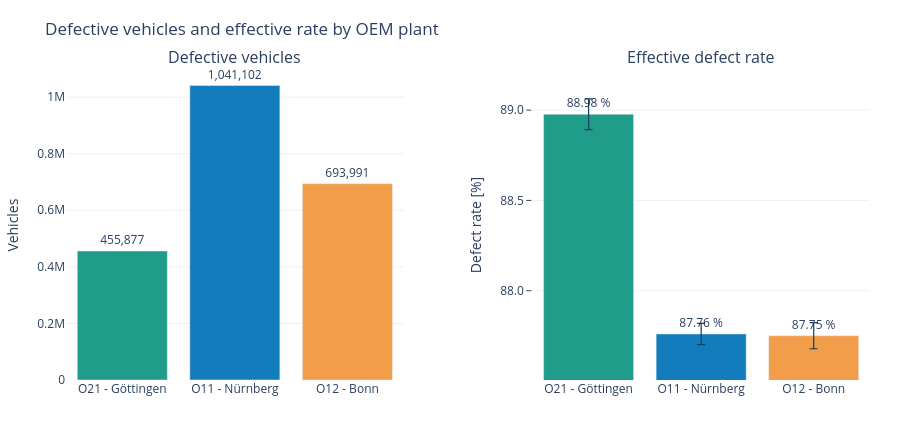

Source (notebook cell):
### Markdown cell above
**What the chart shows.** Left: how many vehicles are effectively defective (customer volume). Right: the effective defect rate with a 95% interval (process quality). That right-hand rate is the audit criterion from Section 9.

**Why it matters.** Göttingen (O21) leads on the relative rate. Nürnberg has more defective vehicles in absolute terms, but it also builds more Type 11 cars. For a process audit the relative rate comes first, so O21 is the plant to visit first.

### Code cell
plant_colors = [
    PLANT_COLORS.get(label, "#137CBD") for label in oem_plant_quality["Werk_Label"]
]

overview_figure = make_subplots(
    rows=1,
    cols=2,
    subplot_titles=("Defective vehicles", "Effective defect rate"),
    horizontal_spacing=0.16,
)
overview_figure.add_trace(
    go.Bar(
        x=oem_plant_quality["Werk_Label"],
        y=oem_plant_quality["Effektive_Fehler"],
        marker_color=plant_colors,
        text=oem_plant_quality["Effektive_Fehler"].map(lambda value: f"{value:,.0f}"),
        textposition="outside",
        customdata=oem_plant_quality[["Fahrzeuge", "Fahrzeugtyp"]],
        hovertemplate=(
            "<b>%{x}</b><br>Defective: %{y:,.0f}"
            "<br>Vehicles: %{customdata[0]:,.0f}"
            "<br>Type: %{customdata[1]}<extra></extra>"
        ),
        showlegend=False,
    ),
    row=1,
    col=1,
)
overview_figure.add_trace(
    go.Bar(
        x=oem_plant_quality["Werk_Label"],
        y=oem_plant_quality["Effektive_Quote"] * 100,
        marker_color=plant_colors,
        text=(oem_plant_quality["Effektive_Quote"] * 100).map(
            lambda value: f"{value:.2f} %"
        ),
        textposition="outside",
        error_y=dict(
            type="data",
            symmetric=False,
            array=(oem_plant_quality["CI_oben"] - oem_plant_quality["Effektive_Quote"])
            * 100,
            arrayminus=(oem_plant_quality["Effektive_Quote"] - oem_plant_quality["CI_unten"])
            * 100,
            color="#123B5D",
            thickness=1.2,
        ),
        hovertemplate="<b>%{x}</b><br>Effective rate: %{y:.3f} %<extra></extra>",
        showlegend=False,
    ),
    row=1,
    col=2,
)
overview_figure.update_yaxes(title_text="Vehicles", row=1, col=1)
overview_figure.update_yaxes(
    title_text="Defect rate [%]",
    row=1,
    col=2,
    **rate_axis(oem_plant_quality["Effektive_Quote"] * 100, percent_points=True),
)
overview_figure.update_layout(title="Defective vehicles and effective rate by OEM plant")
style_figure(overview_figure)

### Figure 1 — Plotly figure (JSON) as saved in the notebook; plotly's stock layout.template omitted (floating-point values rounded to 4 significant figures)
{"data": [{"customdata": [[512354, "Type 21"], [1186298, "Type 11"], [790866, "Type 11"]], "hovertemplate": "<b>%{x}</b><br>Defective: %{y:,.0f}<br>Vehicles: %{customdata[0]:,.0f}<br>Type: %{customdata[1]}<extra></extra>", "marker": {"color": ["#1F9D8A", "#137CBD", "#F29D49"]}, "showlegend": false, "text": ["455,877", "1,041,102", "693,991"], "textposition": "outside", "type": "bar", "x": ["O21 - Göttingen", "O11 - Nürnberg", "O12 - Bonn"], "xaxis": "x", "y": [455877, 1041102, 693991], "yaxis": "y"}, {"error_y": {"array": [0.08576, 0.05898, 0.07226], "arrayminus": [0.08576, 0.05898, 0.07226], "color": "#123B5D", "symmetric": false, "thickness": 1.2, "type": "data"}, "hovertemplate": "<b>%{x}</b><br>Effective rate: %{y:.3f} %<extra></extra>", "marker": {"color": ["#1F9D8A", "#137CBD", "#F29D49"]}, "showlegend": false, "text": ["88.98 %", "87.76 %", "87.75 %"], "textposition": "outside", "type": "bar", "x": ["O21 - Göttingen", "O11 - Nürnberg", "O12 - Bonn"], "xaxis": "x2", "y": [88.98, 87.76, 87.75], "yaxis": "y2"}], "layout": {"annotations": [{"font": {"size": 16}, "showarrow": false, "text": "Defective vehicles", "x": 0.21, "xanchor": "center", "xref": "paper", "y": 1, "yanchor": "bottom", "yref": "paper"}, {"font": {"size": 16}, "showarrow": false, "text": "Effective defect rate", "x": 0.79, "xanchor": "center", "xref": "paper", "y": 1, "yanchor": "bottom", "yref": "paper"}], "height": 430, "legend": {"title": {"text": ""}}, "margin": {"b": 50, "l": 50, "r": 30, "t": 70}, "paper_bgcolor": "white", "plot_bgcolor": "white", "title": {"text": "Defective vehicles and effective rate by OEM plant"}, "xaxis": {"anchor": "y", "domain": [0, 0.42], "showgrid": false}, "xaxis2": {"anchor": "y2", "domain": [0.58, 1], "showgrid": false}, "yaxis": {"anchor": "x", "domain": [0, 1], "gridcolor": "#EAF0F4", "title": {"text": "Vehicles"}, "zeroline": false}, "yaxis2": {"anchor": "x2", "domain": [0, 1], "dtick": 0.5, "gridcolor": "#EAF0F4", "range": [87.51, 89.22], "tickformat": ".1f", "ticks": "outside", "title": {"text": "Defect rate [%]"}, "zeroline": false}}}
